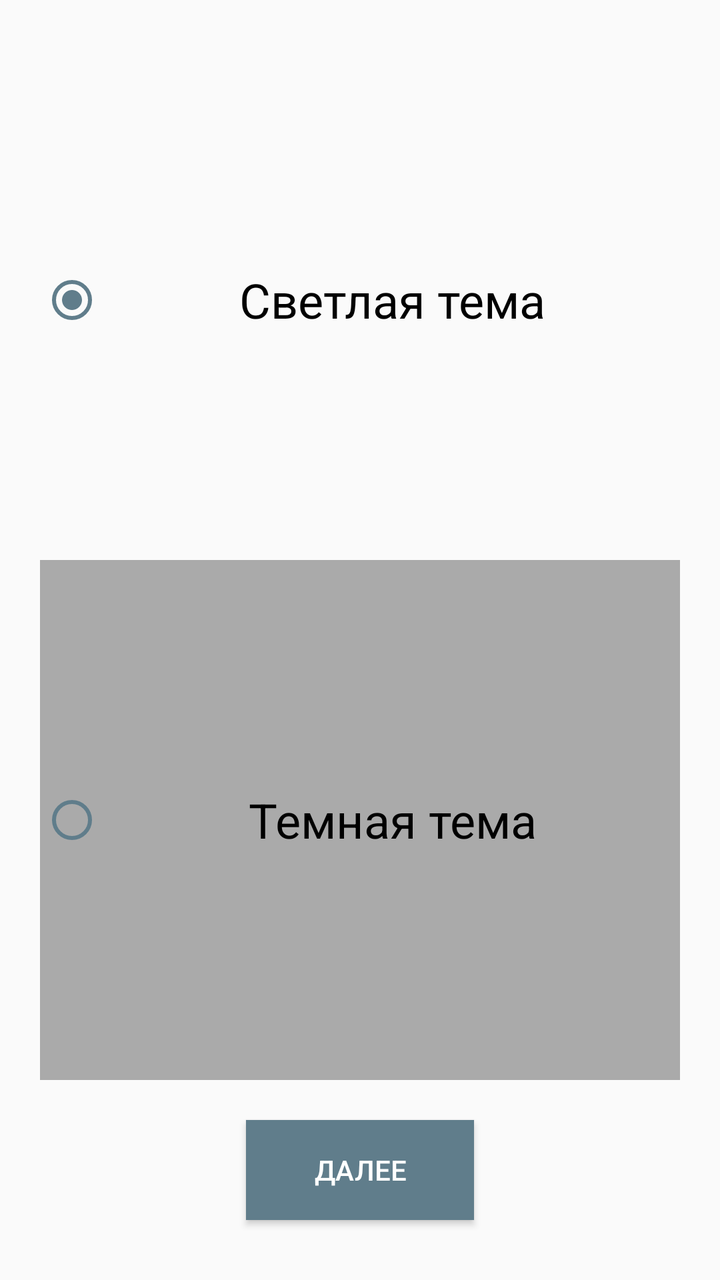
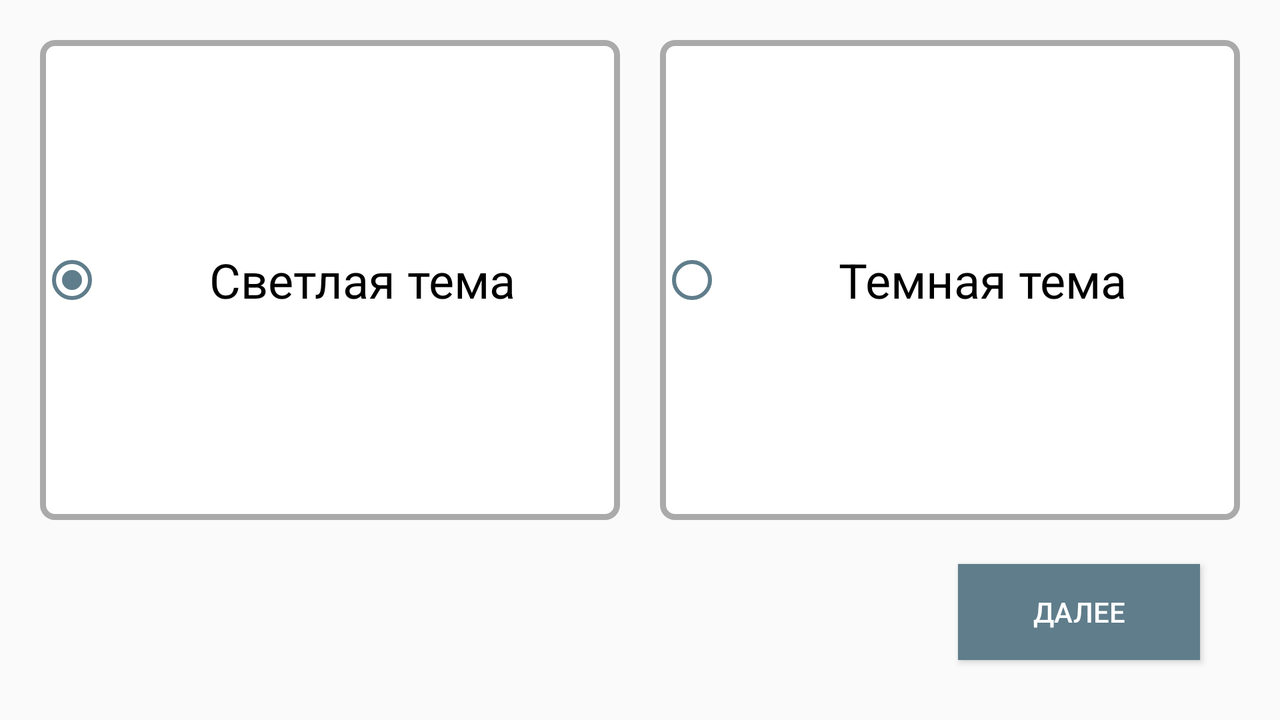

One screen, two layout resources from the same app: the default and the repository's alternative for another configuration. Each is rendered where Android would select it; the XML of both is given below.
<!-- AndroidManifest.xml: application theme AppTheme -->
<!-- res/layout/fragment_third.xml -->
<?xml version="1.0" encoding="utf-8"?>
<RelativeLayout xmlns:tools="http://schemas.android.com/tools"
    xmlns:android="http://schemas.android.com/apk/res/android"
    android:layout_width="match_parent"
    android:layout_height="match_parent"
    xmlns:app="http://schemas.android.com/apk/res-auto"
    android:orientation="vertical"
    tools:context="welcomePage.ThirdFragment">

    <RadioGroup
        android:id="@+id/radio1"
        android:layout_width="match_parent"
        android:layout_height="match_parent"
        android:layout_marginBottom="100dp"
        android:layout_marginLeft="20dp"
        android:layout_marginRight="20dp"
        android:layout_marginTop="20dp">

        <RadioButton
            android:id="@+id/radioButton1"
            android:layout_width="match_parent"
            android:layout_height="wrap_content"
            android:layout_weight="1"
            android:buttonTint="@color/colorPrimary"
            android:gravity="center"
            android:checked="true"
            android:text="@string/light_theme"
            android:textSize="72px" />

        <RadioButton
            android:id="@+id/radioButton2"
            android:layout_width="match_parent"
            android:layout_height="wrap_content"
            android:layout_gravity="center"
            android:layout_weight="1"
            android:background="@android:color/darker_gray"
            android:gravity="center"
            android:text="@string/dark_theme"
            android:textSize="72px"
            android:buttonTint="@color/colorPrimary" />

    </RadioGroup>

    <Button
        android:id="@+id/button3"
        style="@style/Widget.AppCompat.Button.Colored"
        android:layout_width="114dp"
        android:layout_height="50dp"
        android:layout_above="@+id/radio1"
        android:layout_alignParentBottom="true"
        android:layout_centerHorizontal="true"

        android:layout_marginBottom="30dp"
        android:background="@color/colorPrimary"
        android:gravity="center"
        android:text="@string/next"
        app:layout_constraintBottom_toBottomOf="@id/radio1"
        app:layout_constraintEnd_toEndOf="@id/radio1"
        app:layout_constraintHorizontal_bias="0.5"
        app:layout_constraintStart_toStartOf="parent"
        app:layout_constraintTop_toTopOf="parent"
        app:layout_constraintVertical_bias="0.95" />

</RelativeLayout>
<!-- resources referenced by this layout -->
<resources>
  <color name="colorPrimary">#607D8B</color>
  <string name="dark_theme">Темная тема</string>
  <string name="light_theme">Светлая тема</string>
  <string name="next">Далее</string>
  <style name="AppTheme" parent="Theme.AppCompat.Light.NoActionBar">
          
          <item name="colorPrimary">#78909C</item>
          <item name="colorPrimaryDark">#546E7A</item>
          <item name="colorAccent">#FF4085</item>
  
      </style>
</resources>
<!-- res/layout-land/fragment_third.xml (the repository's variant of the layout above) -->
<!-- drawn on the phone turned sideways -->
<?xml version="1.0" encoding="utf-8"?>
<RelativeLayout xmlns:tools="http://schemas.android.com/tools"
    xmlns:android="http://schemas.android.com/apk/res/android"
    android:layout_width="match_parent"
    android:layout_height="match_parent"
    android:orientation="vertical"
    tools:context="welcomePage.ThirdFragment">

    <RadioGroup
        android:id="@+id/radio1"
        android:layout_width="match_parent"
        android:layout_height="match_parent"
        android:layout_marginLeft="20dp"
        android:layout_marginTop="20dp"
        android:layout_marginRight="20dp"
        android:layout_marginBottom="100dp"
        android:orientation="horizontal">

        <RadioButton
            android:id="@+id/radioButton1"
            android:layout_width="match_parent"
            android:layout_height="match_parent"
            android:layout_marginRight="10dp"
            android:layout_weight="1"
            android:buttonTint="@color/colorPrimary"
            android:checked="true"
            android:gravity="center"
            android:text="@string/light_theme"
            android:textSize="72px"
            android:background="@drawable/back"/>

        <RadioButton
            android:id="@+id/radioButton2"
            android:layout_width="match_parent"
            android:layout_height="match_parent"
            android:layout_gravity="center"
            android:layout_weight="1"
            android:layout_marginLeft="10dp"
            android:buttonTint="@color/colorPrimary"
            android:gravity="center"
            android:text="@string/dark_theme"
            android:textColorLink="@color/colorPrimary"
            android:textSize="72px"
            android:background="@drawable/back"/>

    </RadioGroup>

    <Button
        android:id="@+id/button3"
        style="@style/Widget.AppCompat.Button.Colored"
        android:layout_width="121dp"
        android:layout_height="wrap_content"
        android:layout_alignParentEnd="true"
        android:layout_alignParentRight="true"
        android:layout_alignParentBottom="true"
        android:layout_marginEnd="40dp"
        android:layout_marginRight="30dp"
        android:layout_marginBottom="30dp"
        android:background="@color/colorPrimary"
        android:text="@string/next" />



</RelativeLayout>
<!-- resources referenced by the variant -->
<!-- as the phone turned sideways resolves them -->
<resources>
  <color name="colorPrimary">#607D8B</color>
  <!-- drawable back (drawable) -->
  <shape xmlns:android="http://schemas.android.com/apk/res/android" android:shape="rectangle" >
      <solid android:color="@android:color/white" />
      <stroke android:width="3dip" android:color="@android:color/darker_gray"/>
      <corners android:radius="6dp" />
  </shape>
  <string name="dark_theme">Темная тема</string>
  <string name="light_theme">Светлая тема</string>
  <string name="next">Далее</string>
  <style name="AppTheme" parent="Theme.AppCompat.Light.NoActionBar">
          
          <item name="colorPrimary">#78909C</item>
          <item name="colorPrimaryDark">#546E7A</item>
          <item name="colorAccent">#FF4085</item>
  
      </style>
</resources>
